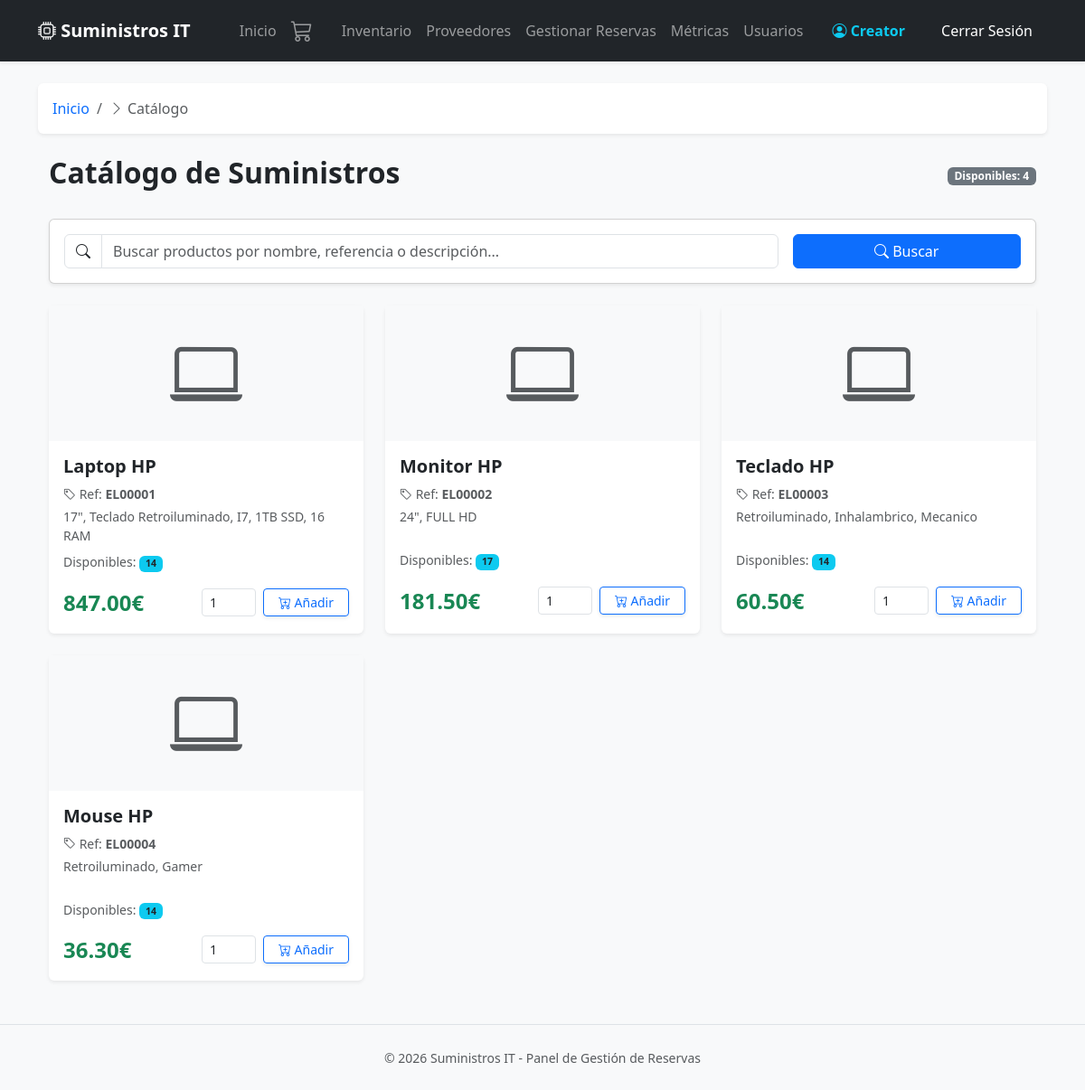
The page /catalogo (signed in) on the database its author committed.
### models.py (models this page shows, shortened)
class Usuario(db.Model, UserMixin):
    id = db.Column(db.Integer, primary_key=True)
    username = db.Column(db.String(50), unique=True, nullable=False, index=True)  # Índice para búsquedas rápidas en login
    password = db.Column(db.String(200), nullable=False)
    rol = db.Column(db.String(20), default='cliente', index=True)  # Índice para filtros por rol
    activo = db.Column(db.Boolean, default=True, index=True)  # Índice para filtros de usuarios activos

class Producto(db.Model):
    id = db.Column(db.Integer, primary_key=True)
    nombre = db.Column(db.String(100), nullable=False, index=True)  # Índice para búsquedas
    descripcion = db.Column(db.Text)
    precio_coste = db.Column(db.Float, nullable=False)
    precio_venta = db.Column(db.Float, nullable=False)
    cantidad_actual = db.Column(db.Integer, default=0, index=True)  # Índice para filtros de stock
    stock_maximo = db.Column(db.Integer, default=100)
    referencia = db.Column(db.String(50), unique=True, index=True)  # Índice para búsquedas por referencia
    ubicacion = db.Column(db.String(100))
    proveedor_id = db.Column(db.Integer, db.ForeignKey('proveedor.id'), index=True)  # Índice para JOINs
    active = db.Column(db.Boolean, default=True, nullable=False, index=True)  # Índice para filtros de activos
    __table_args__ = (
        db.Index('idx_producto_busqueda', 'nombre', 'referencia'),
        db.Index('idx_producto_activo_stock', 'active', 'cantidad_actual'),  # Para catálogo
    )

### main.py (the view, shortened to what this page needs)
    @app.route('/catalogo')
    @login_required
    def ver_catalogo():
        busqueda = request.args.get('busqueda', '').strip()
        query = Producto.query.filter(Producto.cantidad_actual > 0, Producto.active == True)
        productos_en_stock = query.all()
        return render_template('catalogo.html', productos=productos_en_stock, busqueda=busqueda)

### templates/catalogo.html (shortened to what this page needs)
{% extends 'base.html' %}
{% block content %}
<div class="container mt-4">
    <div class="d-flex justify-content-between align-items-center mb-4">
        <h2 class="fw-bold text-dark">Catálogo de Suministros</h2>
        <span class="badge bg-secondary">Disponibles: {{ productos|length }}</span>
    </div>
    <div class="card shadow-sm mb-4">
        <div class="card-body">
            <form method="GET" action="{{ url_for('ver_catalogo') }}" class="row g-3 align-items-center">
                <div class="col-md-9">
                    <div class="input-group">
                        <span class="input-group-text bg-white">
                            <i class="bi bi-search"></i>
                        </span>
                        <input type="text"
                               name="busqueda"
                               class="form-control"
                               placeholder="Buscar productos por nombre, referencia o descripción..."
                               value="{{ busqueda if busqueda else '' }}"
                               autofocus>
                    </div>
                </div>
                <div class="col-md-3 d-grid gap-2 d-md-flex">
                    <button type="submit" class="btn btn-primary flex-fill">
                        <i class="bi bi-search"></i> Buscar
                    </button>
                </div>
            </form>
        </div>
    </div>
    <div class="row row-cols-1 row-cols-md-3 g-4">
        {% if productos %}
            {% for p in productos %}
            <div class="col">
                <div class="card h-100 shadow-sm border-0">
                    <div class="bg-light d-flex align-items-center justify-content-center" style="height: 150px;">
                        <i class="bi bi-laptop display-1 text-muted"></i>
                    </div>
                    <div class="card-body">
                        <h5 class="card-title fw-bold">{{ p.nombre }}</h5>
                        {% if p.referencia %}
                            <p class="text-muted small mb-1">
                                <i class="bi bi-tag"></i> Ref: <strong>{{ p.referencia }}</strong>
                            </p>
                        {% endif %}
                        {% if p.descripcion %}
                            <p class="card-text text-muted small mb-2" style="min-height: 40px;">
                                {{ p.descripcion[:80] }}{% if p.descripcion|length > 80 %}...{% endif %}
                            </p>
                        {% endif %}
                        <p class="card-text text-muted small">
                            Disponibles: <span class="badge bg-info text-dark">{{ p.cantidad_actual }}</span>
                        </p>
                        <div class="d-flex justify-content-between align-items-center">
                            <span class="fs-4 fw-bold text-success">{{ "%.2f"|format(p.precio_venta) }}€</span>
                            <form action="{{ url_for('anadir_al_carrito', producto_id=p.id) }}" method="POST" class="d-flex align-items-center">
                                <input type="number" name="cantidad" value="1" min="1" max="{{ p.cantidad_actual }}"
                                       class="form-control form-control-sm me-2" style="width: 60px;">
                                <button type="submit" class="btn btn-outline-primary px-3 shadow-sm btn-sm">
                                    <i class="bi bi-cart-plus"></i> Añadir
                                </button>
                            </form>
                        </div>
                    </div>
                </div>
            </div>
            {% endfor %}
        {% endif %}
    </div>
</div>
{% endblock %}

### templates/base.html (shortened to what this page needs)
<!DOCTYPE html>
<html lang="es">
<head>
    <link href="https://cdn.jsdelivr.net/npm/bootstrap@5.3.0/dist/css/bootstrap.min.css" rel="stylesheet">
    <link rel="stylesheet" href="https://cdn.jsdelivr.net/npm/bootstrap-icons@1.11.0/font/bootstrap-icons.css">
</head>
<body class="bg-light">
    <nav class="navbar navbar-expand-lg navbar-dark bg-dark mb-4 shadow-sm">
        <div class="container">
            <a class="navbar-brand fw-bold" href="{{ url_for('index') }}">
                <i class="bi bi-cpu"></i> Suministros IT
            </a>
            <div class="collapse navbar-collapse" id="navbarNav">
                <div class="navbar-nav ms-auto align-items-center">
                    <a class="nav-link" href="{{ url_for('index') }}">Inicio</a>
                    {% if current_user.is_authenticated %}
                        <a class="nav-link position-relative me-3" href="{{ url_for('ver_carrito') }}" title="Ver mi carrito">
                            <i class="bi bi-cart3 fs-4"></i>
                        </a>
                        {% if current_user.rol == 'admin' %}
                            <a class="nav-link" href="{{ url_for('inventario') }}">Inventario</a>
                            <a class="nav-link" href="{{ url_for('ver_proveedores') }}">Proveedores</a>
                            <a class="nav-link" href="{{ url_for('panel_admin_reservas') }}">Gestionar Reservas</a>
                            <a class="nav-link" href="{{ url_for('dashboard') }}">Métricas</a>
                            <a class="nav-link" href="{{ url_for('ver_usuarios') }}">Usuarios</a>
                        {% elif current_user.rol == 'cliente' %}
                            <a class="nav-link" href="{{ url_for('ver_catalogo') }}">Catálogo</a>
                            <a class="nav-link" href="{{ url_for('pedidos_clientes') }}">Mis Reservas</a>
                        {% endif %}
                        <a class="nav-link ms-3 me-2 text-info fw-semibold" href="{{ url_for('perfil') }}" title="Ver mi perfil">
                            <i class="bi bi-person-circle"></i> {{ current_user.username }}
                        </a>
                        <a class="nav-link btn btn-outline-danger btn-sm text-white px-3 ms-2" href="{{ url_for('logout') }}">
                            Cerrar Sesión
                        </a>
                    {% else %}
                        <a class="nav-link" href="{{ url_for('login') }}">Iniciar Sesión</a>
                        <a class="nav-link btn btn-primary btn-sm text-white px-3 ms-2" href="{{ url_for('registro') }}">Registrarse</a>
                    {% endif %}
                </div>
            </div>
        </div>
    </nav>
    <div class="container">
        {% if current_user.is_authenticated %}
            {% set breadcrumbs = generate_breadcrumbs() %}
            {% if breadcrumbs|length > 1 %}
            <nav aria-label="breadcrumb" class="mb-3">
                <ol class="breadcrumb bg-white p-3 rounded shadow-sm">
                    {% for crumb in breadcrumbs %}
                        {% if crumb.active %}
                            <li class="breadcrumb-item active" aria-current="page">
                                <i class="bi bi-chevron-right text-muted me-1"></i>{{ crumb.text }}
                            </li>
                        {% else %}
                            <li class="breadcrumb-item">
                                <a href="{{ crumb.url }}" class="text-decoration-none">{{ crumb.text }}</a>
                            </li>
                        {% endif %}
                    {% endfor %}
                </ol>
            </nav>
            {% endif %}
        {% endif %}
        {% block content %}{% endblock %}
    </div>
    <footer class="text-center py-4 mt-5 text-muted border-top">
        <small>&copy; 2026 Suministros IT - Panel de Gestión de Reservas</small>
    </footer>
</body>
</html>

### rows shown on the page
Usuario: username "Creator"
Producto: nombre "Laptop HP", referencia "EL00001", descripcion "17\", Teclado Retroiluminado, I7, 1TB SSD, 16 RAM", cantidad_actual "14", precio_venta "847.00"
Producto: nombre "Monitor HP", referencia "EL00002", descripcion "24\", FULL HD", cantidad_actual "17", precio_venta "181.50"
Producto: nombre "Teclado HP", referencia "EL00003", descripcion "Retroiluminado, Inhalambrico, Mecanico", cantidad_actual "14", precio_venta "60.50"
Producto: nombre "Mouse HP", referencia "EL00004", descripcion "Retroiluminado, Gamer", cantidad_actual "14", precio_venta "36.30"

### other values the page prints
{{ crumb.text }} "Inicio"
{{ crumb.text }} "Catálogo"
{{ productos|length }} "4"
